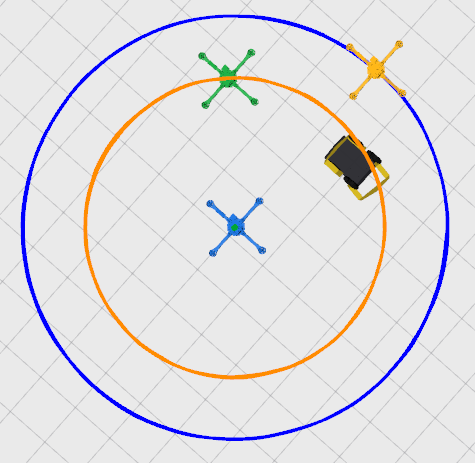
#> input picture 障碍物感知/figures_src/scenario_circle.png, 475 x 463 px
$ python compose_paper_fig1_scenarios.py   (older library calls are emulated)
#> lines starting #> are read from the running program, lines starting #| are printed output that depends on the picture
from pathlib import Path
from typing import Union

from PIL import Image, ImageDraw, ImageFont


ROOT = Path(__file__).resolve().parents[1]
OUT_DIR = ROOT / "figures"

PANELS = [
    ("a", ROOT / "figures_src" / "scenario_circle.png"),
    ("b", ROOT / "figures_src" / "scenario_clean_figure8.png"),
    ("c", ROOT / "figures_src" / "scenario_fixedobs_figure8.png"),
]

PANEL_W = 430
PANEL_H = 430
PANEL_PAD = 18
OUTER_PAD_X = 28
OUTER_PAD_Y = 28
GAP = 22
ROW_GAP = 24
LABEL_MARGIN = 14
LABEL_FONT_SIZE = 28
BORDER_COLOR = (220, 220, 220)
BACKGROUND = (255, 255, 255)
TEXT = (0, 0, 0)
RESAMPLE = getattr(Image, "LANCZOS", Image.ANTIALIAS)


def load_font(size: int) -> Union[ImageFont.FreeTypeFont, ImageFont.ImageFont]:
#> called with size = 28
    candidates = [
        "/usr/share/fonts/truetype/dejavu/DejaVuSans-Bold.ttf",
        "/usr/share/fonts/truetype/liberation2/LiberationSans-Bold.ttf",
    ]
    for path in candidates:
        font_path = Path(path)
        if font_path.exists():
            return ImageFont.truetype(str(font_path), size=size)
#> in main, `canvas = Image.new("RGB", (canvas_w, canvas_h), BACKGROUND)`: canvas: PIL image 938x940 RGB; every value is 255
    return ImageFont.load_default()


def fit_image(path: Path) -> Image.Image:
    image = Image.open(path).convert("RGB")
#> image is the input picture: PIL image 475x463 RGB; mean R, G, B 225.5, 223.9, 226.5
    image.thumbnail((PANEL_W - 2 * PANEL_PAD, PANEL_H - 2 * PANEL_PAD), RESAMPLE)
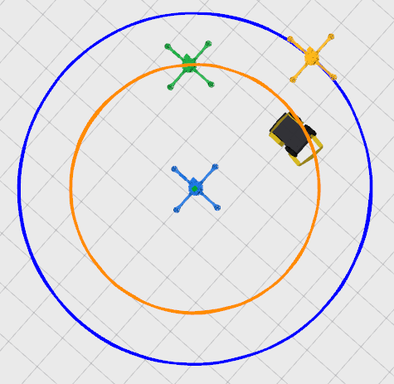
#> image: PIL image 394x384 RGB; mean R, G, B 225.6, 224.1, 226.6
    panel = Image.new("RGB", (PANEL_W, PANEL_H), BACKGROUND)
#> panel: PIL image 430x430 RGB; every value is 255
    x = (PANEL_W - image.width) // 2
#> x = 18
    y = (PANEL_H - image.height) // 2
#> y = 23
    panel.paste(image, (x, y))
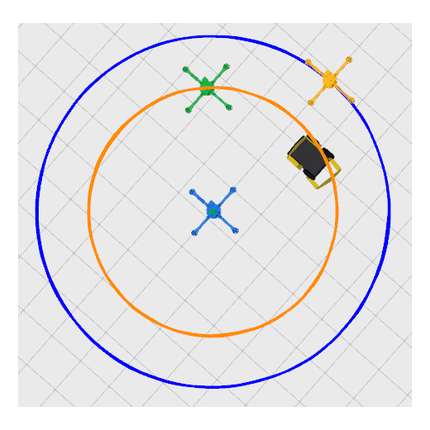
#> panel: PIL image 430x430 RGB; mean R, G, B 231, 229.7, 231.8
    draw = ImageDraw.Draw(panel)
    draw.rectangle([(0, 0), (PANEL_W - 1, PANEL_H - 1)], outline=BORDER_COLOR, width=1)
    return panel


def main() -> None:
    OUT_DIR.mkdir(parents=True, exist_ok=True)
    font = load_font(LABEL_FONT_SIZE)
    canvas_w = OUTER_PAD_X * 2 + 2 * PANEL_W + GAP
    canvas_h = OUTER_PAD_Y * 2 + 2 * PANEL_H + ROW_GAP
    canvas = Image.new("RGB", (canvas_w, canvas_h), BACKGROUND)
    draw = ImageDraw.Draw(canvas)

    positions = [
        ((canvas_w - PANEL_W) // 2, OUTER_PAD_Y),
        (OUTER_PAD_X, OUTER_PAD_Y + PANEL_H + ROW_GAP),
        (OUTER_PAD_X + PANEL_W + GAP, OUTER_PAD_Y + PANEL_H + ROW_GAP),
    ]

    for (label, path), (x, y) in zip(PANELS, positions):
        panel = fit_image(path)
        canvas.paste(panel, (x, y))
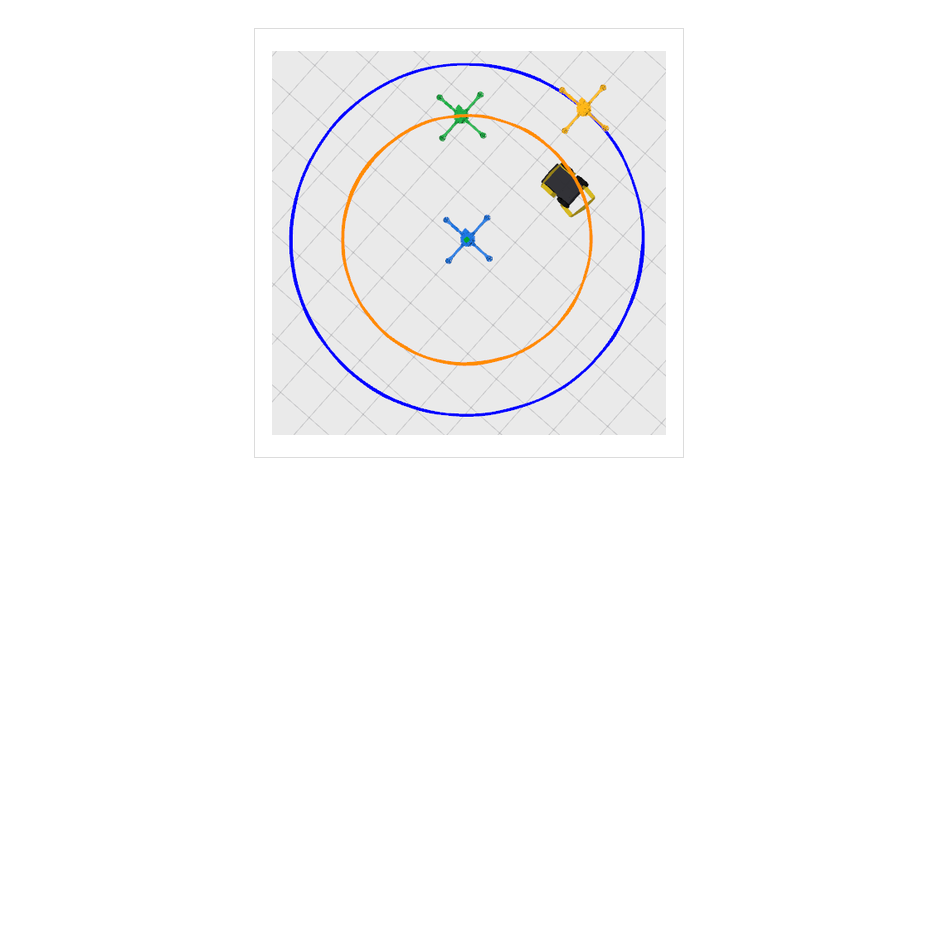
#> canvas: PIL image 938x940 RGB; mean R, G, B 249.9, 249.6, 250.1
        draw.text((x + LABEL_MARGIN, y + LABEL_MARGIN), f"({label})", fill=TEXT, font=font)
#> pass 2 of the loop in main, `for (label, path), (x, y) in zip(PANELS, positions):`:
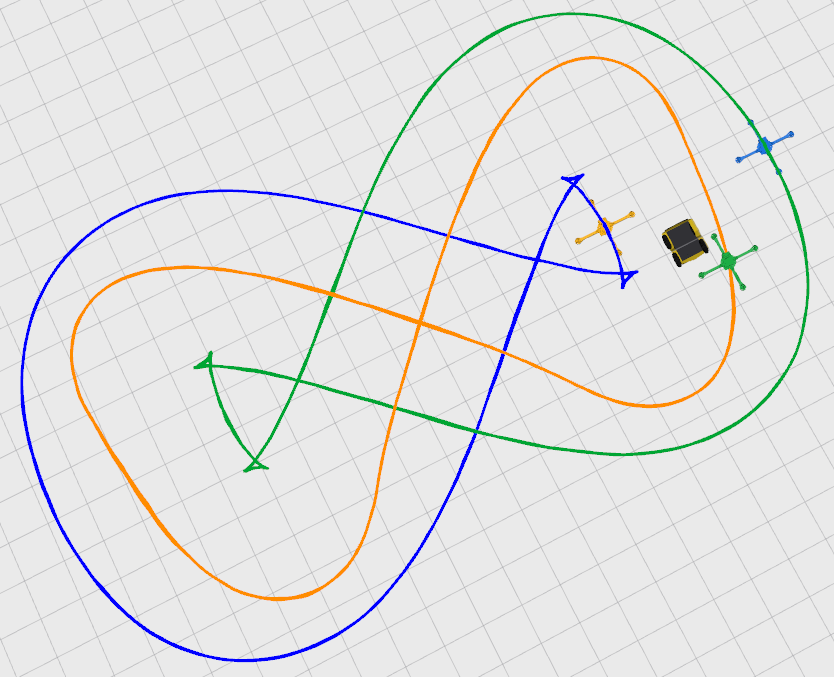
#> input picture 障碍物感知/figures_src/scenario_clean_figure8.png, 834 x 677 px
#> in fit_image, image is the input picture: PIL image 834x677 RGB; mean R, G, B 227.1, 227.3, 227.1
#> image: PIL image 394x320 RGB
#> in fit_image (call 2), `panel.paste(image, (x, y))`:
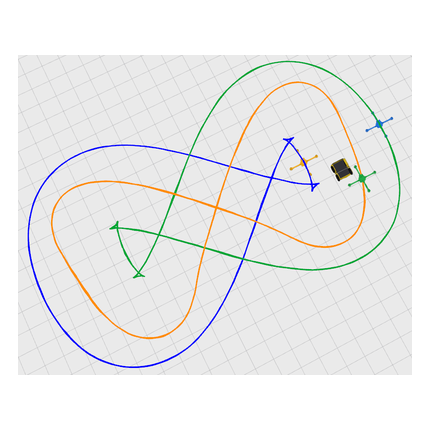
#> panel: PIL image 430x430 RGB; mean R, G, B 236.1, 236.2, 236.1
#> in main, `canvas.paste(panel, (x, y))`:
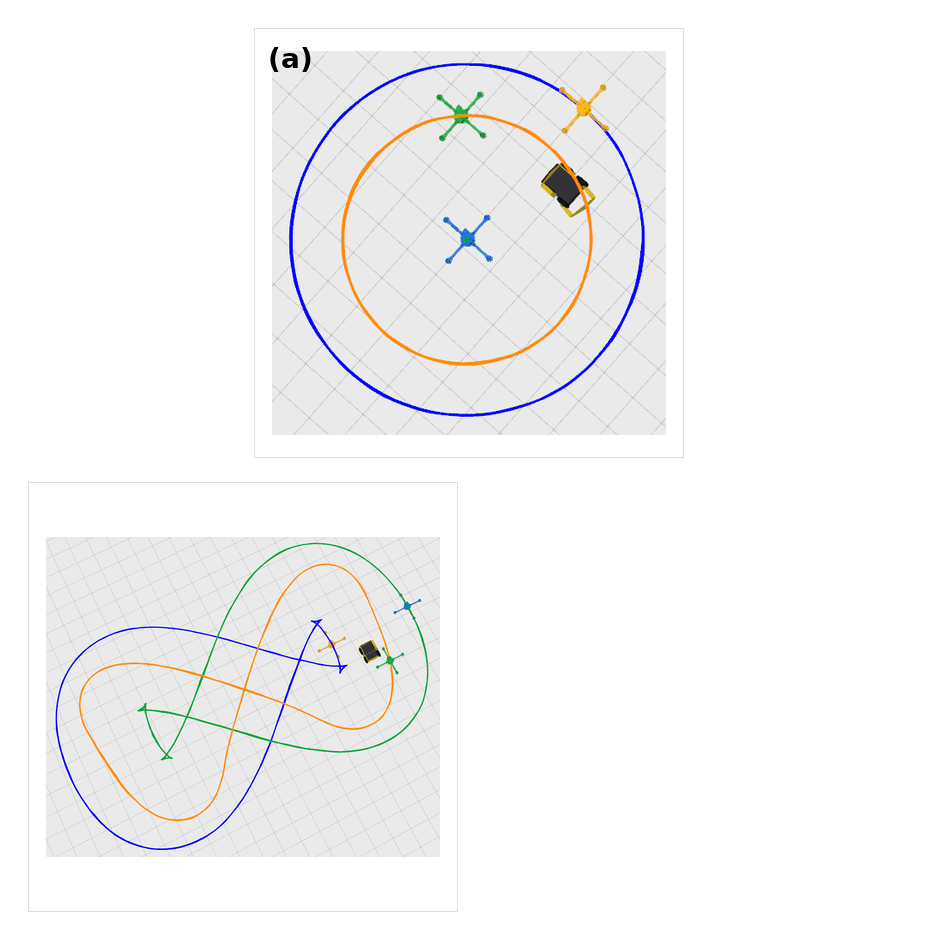
#> canvas: PIL image 938x940 RGB; mean R, G, B 245.8, 245.5, 245.9
#> pass 3 of the loop in main, `for (label, path), (x, y) in zip(PANELS, positions):`:
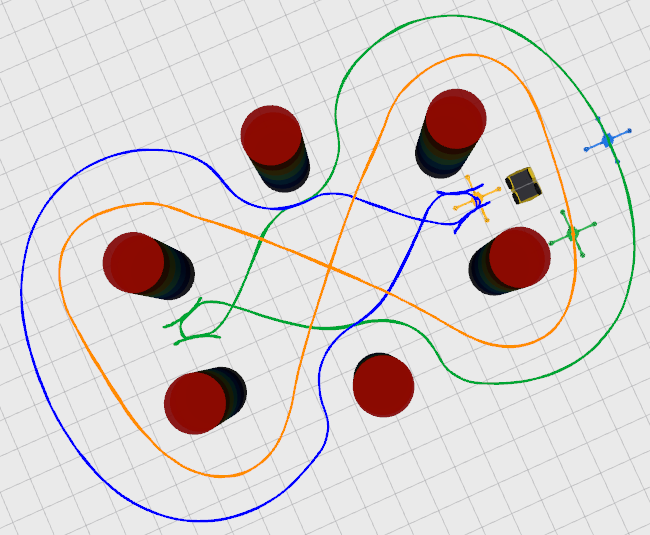
#> input picture 障碍物感知/figures_src/scenario_fixedobs_figure8.png, 650 x 535 px
#> in fit_image, image is the input picture: PIL image 650x535 RGB; mean R, G, B 217.5, 211.3, 210.6
#> image: PIL image 394x324 RGB
#> in fit_image (call 3), `panel.paste(image, (x, y))`:
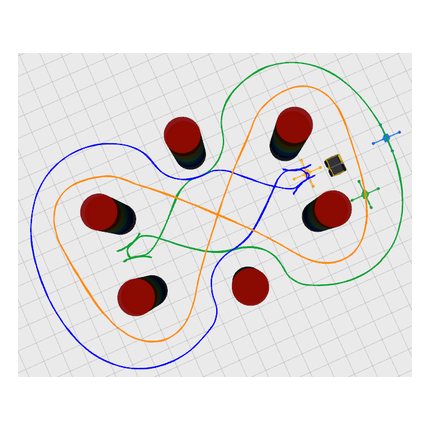
#> panel: PIL image 430x430 RGB; mean R, G, B 229.2, 224.9, 224.4
#> in main, `canvas.paste(panel, (x, y))`:
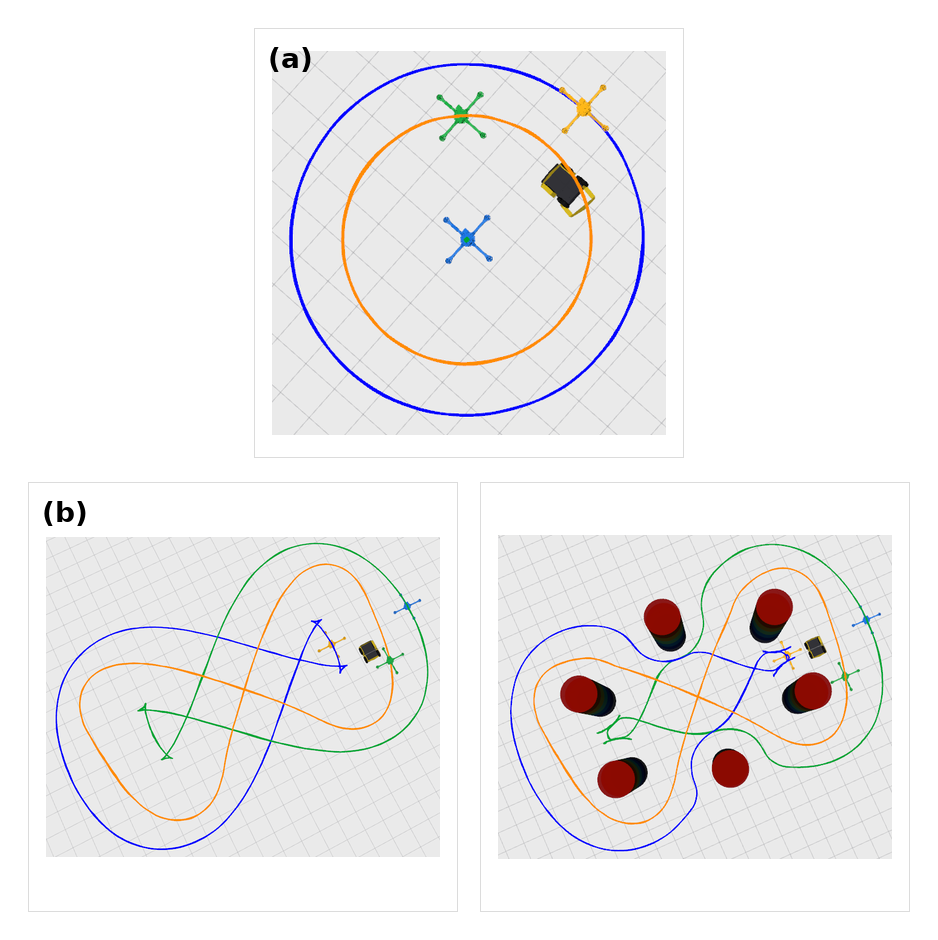
#> canvas: PIL image 938x940 RGB; mean R, G, B 240.2, 239, 239.3

    png_path = OUT_DIR / "paper_fig1_scenarios.png"
    pdf_path = OUT_DIR / "paper_fig1_scenarios.pdf"
    canvas.save(png_path)
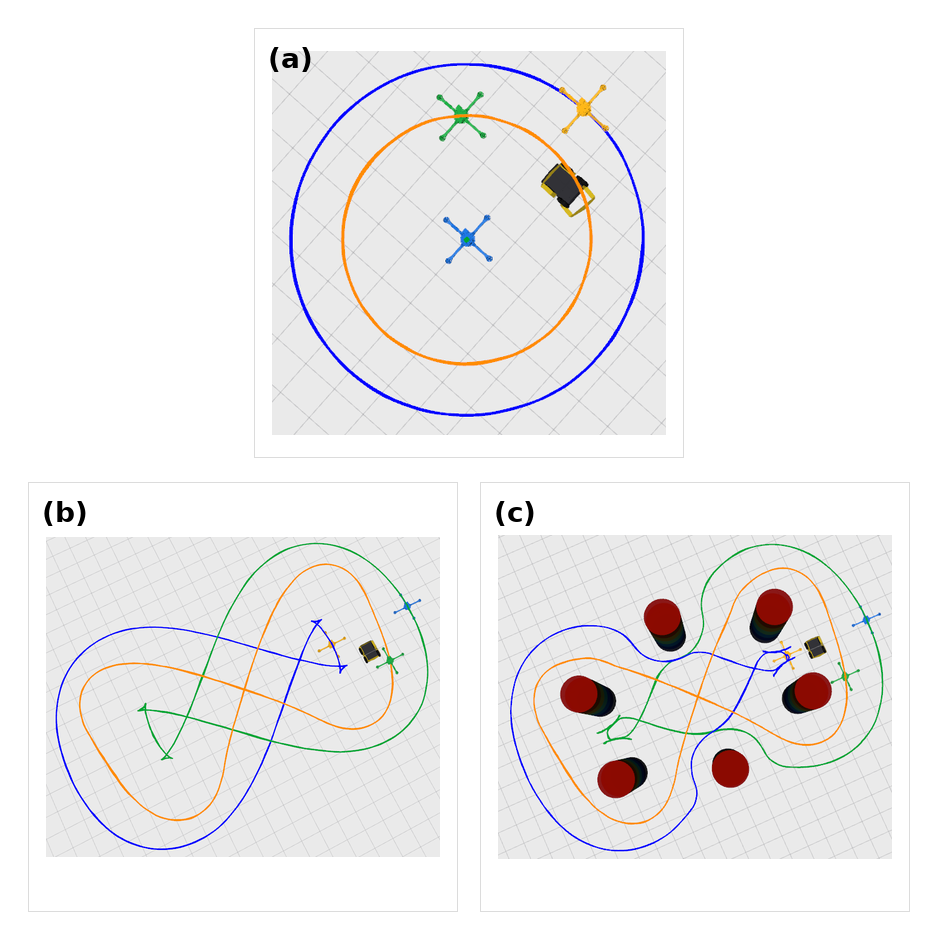
#> saved as paper_fig1_scenarios.png: PIL image 938x940 RGB; mean R, G, B 240.1, 238.9, 239.2
    canvas.save(pdf_path, "PDF", resolution=300.0)
    print(png_path)
    print(pdf_path)


if __name__ == "__main__":
    main()
